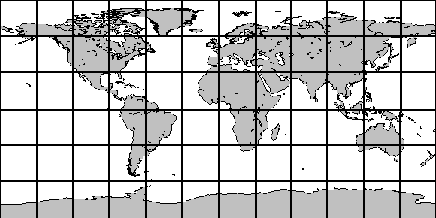
%> input picture Assignment 1/assignment1_code_for_students(1)/earthmap1.PNG, 436 x 218 px
$ octave PlotEarthLatLong.m   (GNU Octave 9; MATLAB toolbox functions it lacks are replaced by stand-ins)
%> lines starting %> are read from the running program, lines starting %| are printed output that depends on the picture
%%%%%%%%%%%%%%%%%%%%%%%%%%%%%%%%%%%%%%%%%%%%%%%%%%%%%%%%%%%%%%%%%%%%%%
% PlotEarthLatLong.m - Script for plotting a Lat-Long map of the Earth to
% use for visualisation of the ground trace of your satellite orbit
% (AERO4701, 2018, Assignment 1). You may either use this script or cut and
% paste the code into your own script.
%
% By Mitch Bryson, 2018.
%

% Create figure and load topographical Earth map
figure
em = imread('earthmap1.png');
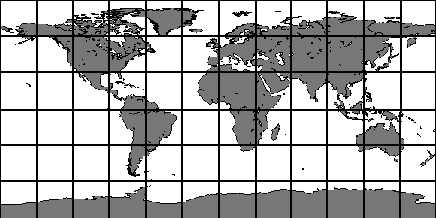
%> em: size 218x436 uint8; min 0, max 15, mean 10.51; drawn with min black and max white

% Plot Earth map
image([-180,180],[90,-90],em);
axis xy
title('Ground Trace of Orbit')
grid on
xlabel('Longitude (deg)')
ylabel('Latitude (deg)')
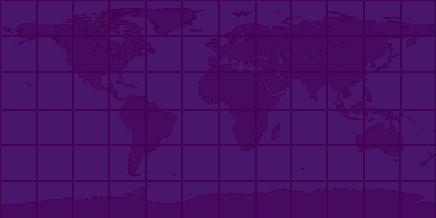
%> displayed picture: size 218x436x3, on the screen's scale of 0 to 255; mean R, G, B 70.8, 16.3, 98.8
hold on
